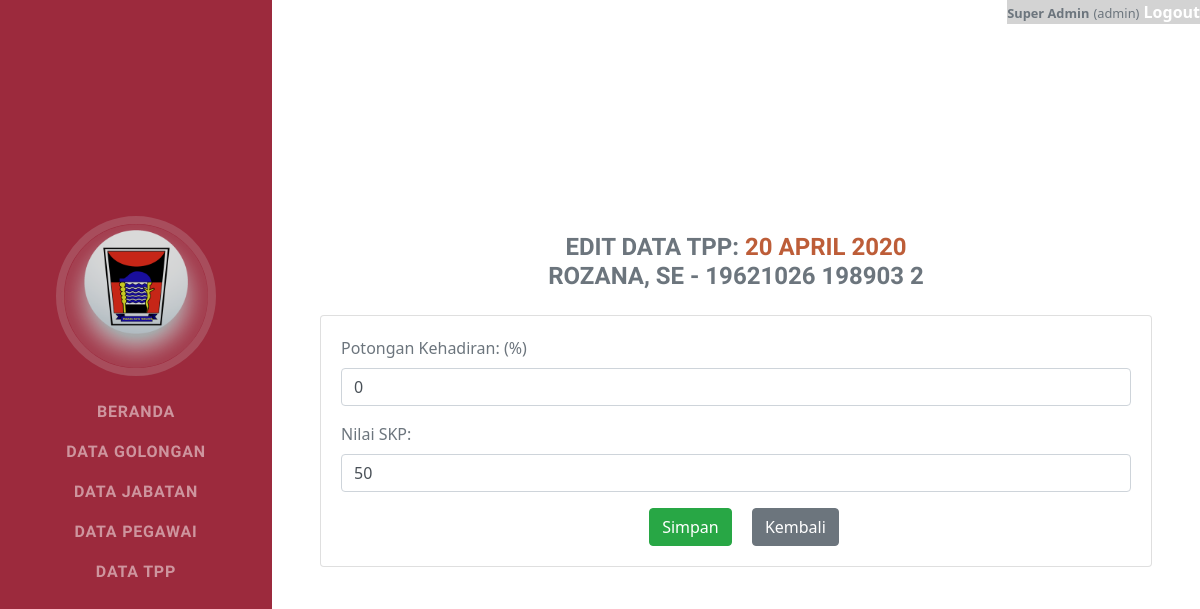
Page /penghasilan-edit.php?periode=1&nip=19621026 198903 2 &tgl=2020-04-20 (signed in) on the committed database.
### tables this page shows
CREATE TABLE `penerimaan` (
  `id_periode` int(11) NOT NULL,
  `nip` varchar(18) NOT NULL,
  `pemotongan_kehadiran` double NOT NULL,
  `skp` double NOT NULL
);

CREATE TABLE `periode_penerimaan` (
  `id_periode` int(11) NOT NULL,
  `tanggal` date DEFAULT NULL
);

CREATE TABLE `pegawai` (
  `nip` varchar(18) NOT NULL,
  `nama` varchar(50) NOT NULL,
  `no_rekening` varchar(15) NOT NULL,
  `id_golongan` int(11) DEFAULT NULL,
  `id_jabatan` int(11) NOT NULL
);

### penghasilan-edit.php (the view, shortened to what this page needs)
        <?php include('assets/menu.php') ?>
        <div class="container-fluid p-0">
            <section class="resume-section">
                <div class="resume-section-content">
                <?php
	                $periode = mysqli_real_escape_string($con, $_GET['periode']);
	                $nip = mysqli_real_escape_string($con, $_GET['nip']);
	                $query = "
	                    SELECT penerimaan.pemotongan_kehadiran, penerimaan.skp, pegawai.nama,
	                    penerimaan.nip,
	                    periode_penerimaan.tanggal,
	                    penerimaan.id_periode
	                    FROM penerimaan
	                    LEFT JOIN pegawai ON pegawai.nip=penerimaan.nip
	                    LEFT JOIN periode_penerimaan ON periode_penerimaan.id_periode=penerimaan.id_periode
	                    WHERE penerimaan.id_periode = $periode
	                    AND penerimaan.nip = '$nip'
	                    ";
	                $sql=mysqli_query($con, $query);
	                 while ($row=mysqli_fetch_array($sql)) {
	                    $tanggal = $row['tanggal'];
	                    $nip = $row['nip'];
	                    $kehadiran = $row['pemotongan_kehadiran'];
	                    $skp = $row['skp'];
	                    $nama = $row['nama'];
	                }
	                $tgl = date('d F Y', strtotime($tanggal));
	            ?>
                    <h4 class="mb-0 text-secondary" style="text-align: center; padding-bottom: 3%">
                        Edit Data TPP:
                        <span class="text-primary"><?php echo $tgl; ?></span><br/>
                        <?php echo $nama." - ".$nip ?>
                    </h4>
        	<div class="card">
      			<div class="card-body">
		            <form action="penghasilan-edit-act.php" method="post">
						    	<div style="padding-bottom: 2%">
									<label>Potongan Kehadiran: (%)</label>
									<input type="number" class="form-control" name="kehadiran" required="" value="<?php echo $kehadiran; ?>">
								</div>
								<div style="padding-bottom: 2%">
									<label>Nilai SKP: </label>
									<input type="number" class="form-control" name="skp" required="" value="<?php echo $skp; ?>">
								</div>
								<div style="text-align: center;">
									<button type="submit" class="btn btn-success mx-sm-3" name="penghasilan-edit">Simpan</button>
									<a href="penghasilan.php?periode=<?php echo $periode ?>">
										<button type="button" class="btn btn-secondary">Kembali</button>
									</a>
								</div>
			        </form>
<?php include('assets/footer.php') ?>

### rows in the picture
penerimaan: id_periode.tanggal "20 APRIL 2020", nip.nama "ROZANA, SE", nip "19621026 198903 2", kehadiran "0", skp "50"

### other values in the picture
$_SESSION['nama'] "Super Admin"
$_SESSION['role'] "admin"
